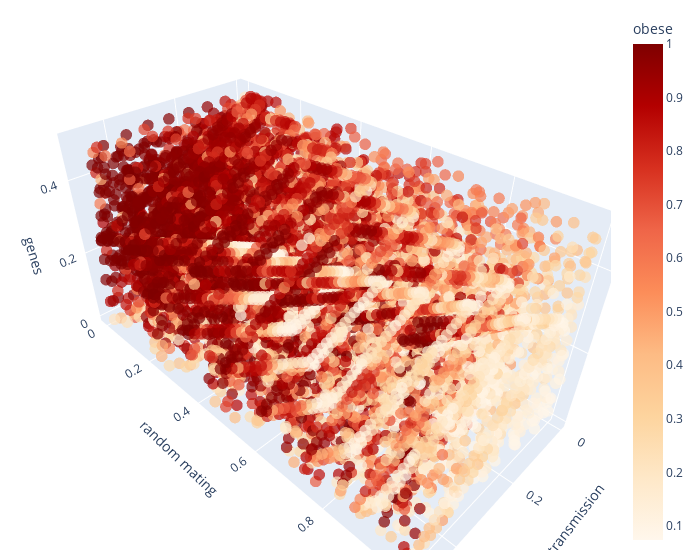

Notebook cell for this chart:
### Markdown cell above
## Proportion obese

### Code cell
ef = Sensitivity(problem, df['g4'], X)
ef.score('efast')
ef.plot(save=True, filepath= plots_path + 'snp-vt-efast-prop-obese-test.pdf',
    move=True, moving_path= '../manuscript/plots/')
ef.plot3D(labels={'outcome':'obese', 'y':'random mating', 'x':'vertical transmission', 'z':'genes'})

sav = {
    'ef_obese_s1': ef.tabval('S1'),
    'ef_obese_st': ef.tabval('ST')
}

### Figure 1 — Plotly figure (JSON) as saved in the notebook; plotly's stock layout.template omitted (floating-point values rounded to 4 significant figures; data arrays with more than 128 entries replaced by an {"elided": "..."} marker saying what was removed)
{"data": [{"hovertemplate": "p_vertical_trans_variance=%{x}<br>p_random_mating=%{y}<br>p_genetic_variance=%{z}<br>g4=%{marker.color}<extra></extra>", "legendgroup": "", "marker": {"color": {"elided": "8000 float values"}, "coloraxis": "coloraxis", "opacity": 0.7, "size": 4, "symbol": "circle"}, "mode": "markers", "name": "", "scene": "scene", "showlegend": false, "type": "scatter3d", "x": {"elided": "8000 float values"}, "y": {"elided": "8000 float values"}, "z": {"elided": "8000 float values"}}], "layout": {"coloraxis": {"colorbar": {"title": {"text": "obese"}}, "colorscale": [[0, "rgb(255,247,236)"], [0.125, "rgb(254,232,200)"], [0.25, "rgb(253,212,158)"], [0.375, "rgb(253,187,132)"], [0.5, "rgb(252,141,89)"], [0.625, "rgb(239,101,72)"], [0.75, "rgb(215,48,31)"], [0.875, "rgb(179,0,0)"], [1, "rgb(127,0,0)"]]}, "legend": {"tracegroupgap": 0}, "margin": {"b": 10, "l": 10, "r": 20, "t": 10}, "scene": {"domain": {"x": [0, 1], "y": [0, 1]}, "xaxis": {"title": {"text": "vertical transmission"}}, "yaxis": {"title": {"text": "random mating"}}, "zaxis": {"title": {"text": "genes"}}}, "width": 700}}
